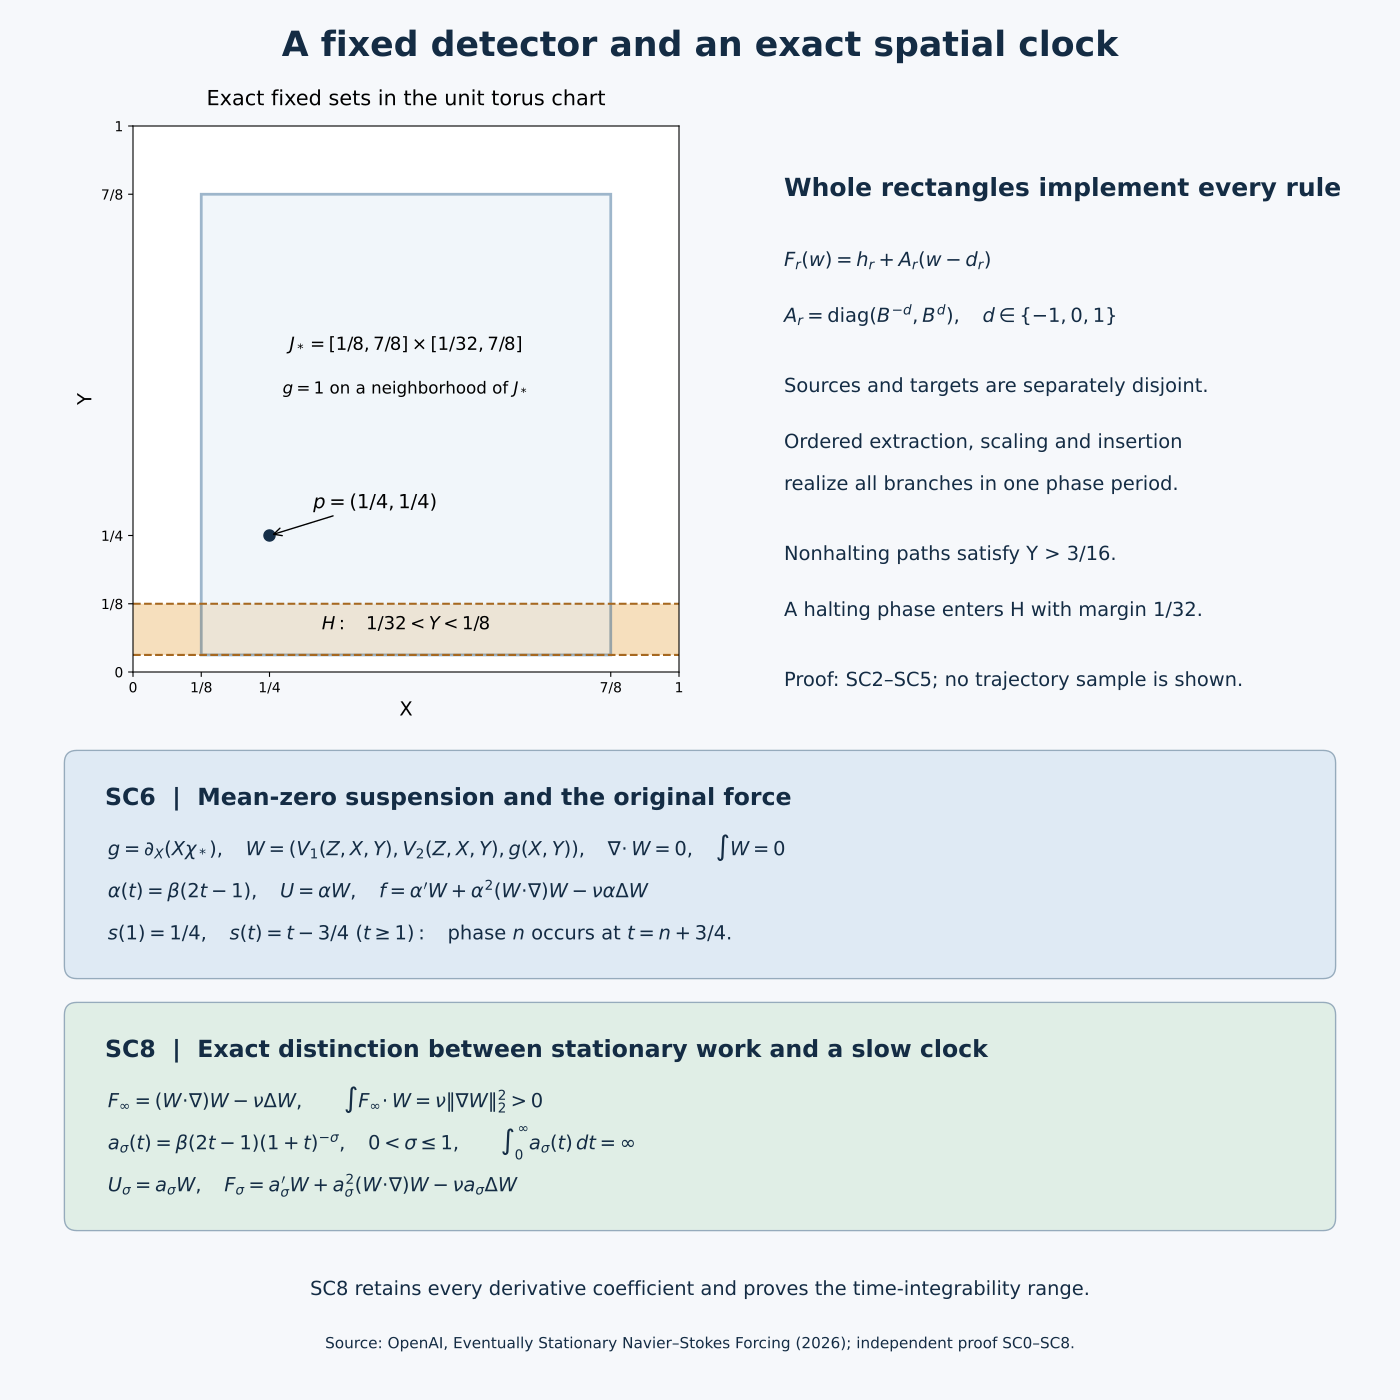

Source code (Python):
"""Exact detector, corridor and clock maps for SC0–SC8. CC0."""
from pathlib import Path
import re
import matplotlib
matplotlib.use('Agg')
import matplotlib.pyplot as plt
from matplotlib.patches import Rectangle, FancyBboxPatch

P = Path(__file__).resolve().parent
plt.rcParams.update({'font.family': 'DejaVu Sans', 'svg.fonttype': 'path', 'mathtext.fontset': 'dejavusans'})
fig = plt.figure(figsize=(14, 14), dpi=100, facecolor='#f6f8fb')
fig.text(.5, .96, 'A fixed detector and an exact spatial clock', ha='center', fontsize=25, weight='bold', color='#142c44')
ax = fig.add_axes([.07, .52, .44, .39])
ax.set_aspect('equal'); ax.set_xlim(0, 1); ax.set_ylim(0, 1)
ax.add_patch(Rectangle((0, 1/32), 1, 1/8-1/32, facecolor='#f6dfbd', edgecolor='none'))
ax.axhline(1/32, color='#a66820', linestyle='--'); ax.axhline(1/8, color='#a66820', linestyle='--')
ax.add_patch(Rectangle((1/8, 1/32), 7/8-1/8, 7/8-1/32, facecolor='#dfeaf4', alpha=.45, edgecolor='#275d8c', linewidth=2))
ax.plot([1/4], [1/4], 'o', color='#152e48', markersize=8)
ax.annotate(r'$p=(1/4,1/4)$', (1/4, 1/4), xytext=(.33, .30), arrowprops={'arrowstyle':'->'}, fontsize=14)
ax.text(.5, .59, r'$J_*=[1/8,7/8]\times[1/32,7/8]$', ha='center', fontsize=13)
ax.text(.5, .51, r'$g=1$ on a neighborhood of $J_*$', ha='center', fontsize=12)
ax.text(.5, .078, r'$H:\quad 1/32<Y<1/8$', ha='center', fontsize=13)
ax.set_xlabel('X', fontsize=14); ax.set_ylabel('Y', fontsize=14)
ax.set_xticks([0,1/8,1/4,7/8,1], ['0','1/8','1/4','7/8','1'])
ax.set_yticks([0,1/8,1/4,7/8,1], ['0','1/8','1/4','7/8','1'])
ax.set_title('Exact fixed sets in the unit torus chart', fontsize=15, pad=15)
fig.text(.56,.86,'Whole rectangles implement every rule',fontsize=18,weight='bold',color='#142c44')
for y,t in [(.81,r'$F_r(w)=h_r+A_r(w-d_r)$'),(.77,r'$A_r=\mathrm{diag}(B^{-d},B^d),\quad d\in\{-1,0,1\}$'),(.72,'Sources and targets are separately disjoint.'),(.68,'Ordered extraction, scaling and insertion'),(.65,'realize all branches in one phase period.'),(.60,'Nonhalting paths satisfy Y > 3/16.'),(.56,'A halting phase enters H with margin 1/32.'),(.51,'Proof: SC2–SC5; no trajectory sample is shown.')]:
    fig.text(.56,y,t,fontsize=14,color='#142c44')
canvas=fig.add_axes([0,0,1,1]);canvas.axis('off');canvas.set_zorder(-1)
def box(y,h,title,lines,color):
    canvas.add_patch(FancyBboxPatch((.055,y),.89,h,boxstyle='round,pad=0.009',facecolor=color,edgecolor='#96abbc'))
    fig.text(.075,y+h-.030,title,fontsize=17,weight='bold',color='#142c44')
    for j,t in enumerate(lines):fig.text(.077,y+h-.066-j*.030,t,fontsize=14,color='#142c44')
box(.31,.145,'SC6  |  Mean-zero suspension and the original force',[
    r'$g=\partial_X(X\chi_*),\quad W=(V_1(Z,X,Y),V_2(Z,X,Y),g(X,Y)),\quad \nabla\!\cdot W=0,\quad\int W=0$',
    r'$\alpha(t)=\beta(2t-1),\quad U=\alpha W,\quad f=\alpha^{\prime}W+\alpha^2(W\!\cdot\!\nabla)W-\nu\alpha\Delta W$',
    r'$s(1)=1/4,\quad s(t)=t-3/4\ (t\geq1):\quad\mathrm{phase}\ n\ \mathrm{occurs\ at}\ t=n+3/4.$'], '#dfeaf4')
box(.13,.145,'SC8  |  Exact distinction between stationary work and a slow clock',[
    r'$F_\infty=(W\!\cdot\!\nabla)W-\nu\Delta W,\qquad\int F_\infty\!\cdot W=\nu\|\nabla W\|_2^2>0$',
    r'$a_\sigma(t)=\beta(2t-1)(1+t)^{-\sigma},\quad 0<\sigma\leq1,\qquad\int_0^\infty a_\sigma(t)\,dt=\infty$',
    r'$U_\sigma=a_\sigma W,\quad F_\sigma=a_\sigma^{\prime}W+a_\sigma^2(W\!\cdot\!\nabla)W-\nu a_\sigma\Delta W$'], '#e0eee6')
fig.text(.5,.075,'SC8 retains every derivative coefficient and proves the time-integrability range.',ha='center',fontsize=14,color='#142c44')
fig.text(.5,.037,'Source: OpenAI, Eventually Stationary Navier–Stokes Forcing (2026); independent proof SC0–SC8.',ha='center',fontsize=11,color='#142c44')
fig.savefig(P/'eventually-stationary-computation.svg')
fig.savefig(P/'eventually-stationary-computation.png')
plt.close(fig)
p=P/'eventually-stationary-computation.svg'
p.write_text(re.sub(r'width="1008pt" height="1008pt"','width="1400" height="1400"',p.read_text(encoding='utf8')),encoding='utf8')
